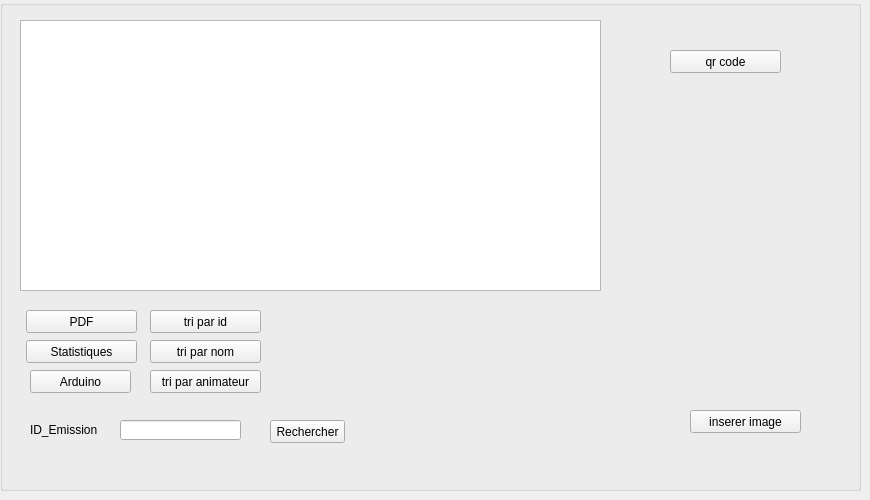
    <widget class="QWidget" name="tab_2">
     <attribute name="title">
      <string>Afficher Emission</string>
     </attribute>
     <widget class="QGroupBox" name="groupBox_2">
      <property name="geometry">
       <rect>
        <x>0</x>
        <y>0</y>
        <width>861</width>
        <height>491</height>
       </rect>
      </property>
      <property name="styleSheet">
       <string notr="true"/>
      </property>
      <property name="title">
       <string/>
      </property>
      <widget class="QTableView" name="tab_Emission">
       <property name="geometry">
        <rect>
         <x>20</x>
         <y>20</y>
         <width>581</width>
         <height>271</height>
        </rect>
       </property>
      </widget>
      <widget class="QPushButton" name="pb_Ajouter_2">
       <property name="geometry">
        <rect>
         <x>150</x>
         <y>340</y>
         <width>111</width>
         <height>23</height>
        </rect>
       </property>
       <property name="text">
        <string>tri par nom</string>
       </property>
      </widget>
      <widget class="QPushButton" name="pb_Ajouter_3">
       <property name="geometry">
        <rect>
         <x>150</x>
         <y>310</y>
         <width>111</width>
         <height>23</height>
        </rect>
       </property>
       <property name="text">
        <string>tri par id</string>
       </property>
      </widget>
      <widget class="QPushButton" name="pb_Ajouter_4">
       <property name="geometry">
        <rect>
         <x>150</x>
         <y>370</y>
         <width>111</width>
         <height>23</height>
        </rect>
       </property>
       <property name="text">
        <string>tri par animateur</string>
       </property>
      </widget>
      <widget class="QPushButton" name="pb_Ajouter_5">
       <property name="geometry">
        <rect>
         <x>270</x>
         <y>420</y>
         <width>75</width>
         <height>23</height>
        </rect>
       </property>
       <property name="text">
        <string>Rechercher</string>
       </property>
      </widget>
      <widget class="QLineEdit" name="le_ID_Emission_2">
       <property name="geometry">
        <rect>
         <x>120</x>
         <y>420</y>
         <width>121</width>
         <height>20</height>
        </rect>
       </property>
      </widget>
      <widget class="QLabel" name="label_11">
       <property name="geometry">
        <rect>
         <x>30</x>
         <y>420</y>
         <width>91</width>
         <height>20</height>
        </rect>
       </property>
       <property name="styleSheet">
        <string notr="true">
font: 8pt &quot;MS Shell Dlg 2&quot;;

</string>
       </property>
       <property name="text">
        <string>ID_Emission</string>
       </property>
      </widget>
      <widget class="QPushButton" name="pb_Ajouter_6">
       <property name="geometry">
        <rect>
         <x>26</x>
         <y>310</y>
         <width>111</width>
         <height>23</height>
        </rect>
       </property>
       <property name="text">
        <string>PDF</string>
       </property>
       <property name="icon">
        <iconset resource="../image/image2.qrc">
         <normaloff>:/new/prefix1/print.png</normaloff>:/new/prefix1/print.png</iconset>
       </property>
      </widget>
      <widget class="QPushButton" name="pb_stats">
       <property name="geometry">
        <rect>
         <x>26</x>
         <y>340</y>
         <width>111</width>
         <height>23</height>
        </rect>
       </property>
       <property name="text">
        <string>Statistiques</string>
       </property>
       <property name="icon">
        <iconset resource="../image/image2.qrc">
         <normaloff>:/new/prefix1/stat.png</normaloff>:/new/prefix1/stat.png</iconset>
       </property>
      </widget>
      <widget class="QPushButton" name="qrcode">
       <property name="geometry">
        <rect>
         <x>670</x>
         <y>50</y>
         <width>111</width>
         <height>23</height>
        </rect>
       </property>
       <property name="text">
        <string>qr code</string>
       </property>
      </widget>
      <widget class="QLabel" name="lbl_image_2">
       <property name="geometry">
        <rect>
         <x>686</x>
         <y>343</y>
         <width>111</width>
         <height>31</height>
        </rect>
       </property>
       <property name="text">
        <string/>
       </property>
      </widget>
      <widget class="QPushButton" name="insertimg">
       <property name="geometry">
        <rect>
         <x>690</x>
         <y>410</y>
         <width>111</width>
         <height>23</height>
        </rect>
       </property>
       <property name="text">
        <string>inserer image</string>
       </property>
      </widget>
      <widget class="QLabel" name="imagee">
       <property name="geometry">
        <rect>
         <x>350</x>
         <y>310</y>
         <width>321</width>
         <height>161</height>
        </rect>
       </property>
       <property name="text">
        <string/>
       </property>
      </widget>
      <widget class="QPushButton" name="update_label_linkActivated">
       <property name="geometry">
        <rect>
         <x>30</x>
         <y>370</y>
         <width>101</width>
         <height>23</height>
        </rect>
       </property>
       <property name="text">
        <string>Arduino</string>
       </property>
      </widget>
      <widget class="QLabel" name="label_14">
       <property name="geometry">
        <rect>
         <x>630</x>
         <y>240</y>
         <width>211</width>
         <height>20</height>
        </rect>
       </property>
       <property name="text">
        <string/>
       </property>
      </widget>
      <widget class="QLabel" name="qrccode_label">
       <property name="geometry">
        <rect>
         <x>620</x>
         <y>110</y>
         <width>201</width>
         <height>201</height>
        </rect>
       </property>
       <property name="text">
        <string/>
       </property>
      </widget>
     </widget>
    </widget>
